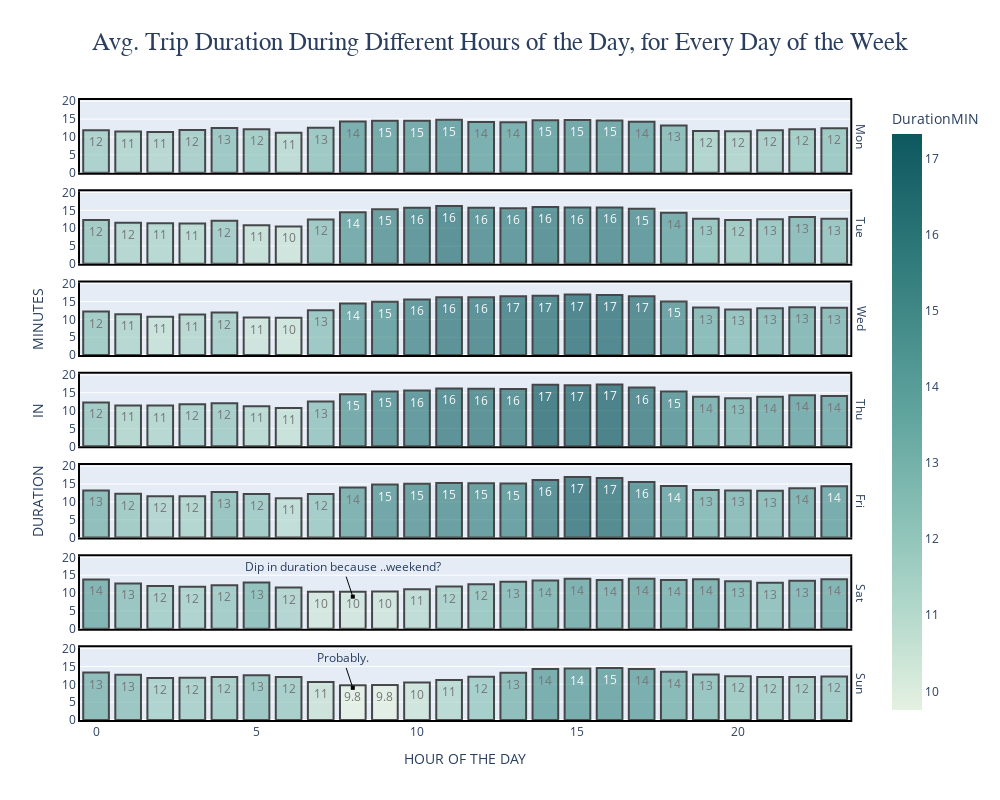

The cell this chart's notebook holds for it:
### Code cell
#hr vs duration weekday 
fig = px.bar(hr_day_dur_df,x='pickuphour',y='DurationMIN',
             facet_row='pickupweekday',color='DurationMIN',
             color_continuous_scale=px.colors.sequential.Mint,
             text='DurationMIN',height =800,width=1000,
             title=dict(text="Avg. Trip Duration During Different Hours of the Day, for Every Day of the Week ",
                        font_family ="Franklin Gothic",
                        font_size=25,
                        x=0.5),
             category_orders=dict(pickupweekday=['Monday','Tuesday','Wednesday',
                                                 'Thursday','Friday',
                                                 'Saturday','Sunday']))


fig.update_xaxes(row =1,title ="HOUR OF THE DAY")


fig.update_yaxes(row =4,title ="IN")
fig.update_yaxes(row =3,title ="DURATION")
fig.update_yaxes(row =5,title ="MINUTES")

fig.update_yaxes(row =2,title ="")
fig.update_yaxes(row =7,title ="")
fig.update_yaxes(row =6,title ="")
fig.update_yaxes(row =1,title ="")


fig.for_each_annotation(lambda x: x.update(text = x.text.split('=')[-1][0:3]))

fig.update_traces(texttemplate='%{text:.2s}', textposition='inside')
fig.update_traces(marker_line_color='black',
                  marker_line_width=2, opacity=0.7)
fig.update_xaxes(showline=True, linewidth=2, linecolor='black', mirror=True)
fig.update_yaxes(showline=True, linewidth=2, linecolor='black', mirror=True)

fig.add_annotation(row=2,col=0, x = 8, y=9, text = 'Dip in duration because ..weekend?',arrowcolor = 'black', arrowhead=7)
fig.add_annotation(row=1,col=0, x = 8, y=9, text = 'Probably.',arrowcolor = 'black', arrowhead=7)

### Figure 1 — Plotly figure (JSON) as saved in the notebook; plotly's stock layout.template omitted (floating-point values rounded to 4 significant figures)
{"data": [{"alignmentgroup": "True", "hovertemplate": "pickupweekday=Monday<br>pickuphour=%{x}<br>DurationMIN=%{marker.color}<extra></extra>", "legendgroup": "", "marker": {"color": [11.86, 11.5, 11.4, 11.91, 12.51, 12.14, 11.15, 12.54, 14.3, 14.57, 14.51, 14.81, 14.22, 14.1, 14.67, 14.73, 14.61, 14.26, 13.2, 11.69, 11.57, 11.9, 12.15, 12.46], "coloraxis": "coloraxis", "line": {"color": "black", "width": 2}}, "name": "", "offsetgroup": "", "opacity": 0.7, "orientation": "v", "showlegend": false, "text": [11.86, 11.5, 11.4, 11.91, 12.51, 12.14, 11.15, 12.54, 14.3, 14.57, 14.51, 14.81, 14.22, 14.1, 14.67, 14.73, 14.61, 14.26, 13.2, 11.69, 11.57, 11.9, 12.15, 12.46], "textposition": "inside", "texttemplate": "%{text:.2s}", "type": "bar", "x": [0, 1, 2, 3, 4, 5, 6, 7, 8, 9, 10, 11, 12, 13, 14, 15, 16, 17, 18, 19, 20, 21, 22, 23], "xaxis": "x7", "y": [11.86, 11.5, 11.4, 11.91, 12.51, 12.14, 11.15, 12.54, 14.3, 14.57, 14.51, 14.81, 14.22, 14.1, 14.67, 14.73, 14.61, 14.26, 13.2, 11.69, 11.57, 11.9, 12.15, 12.46], "yaxis": "y7"}, {"alignmentgroup": "True", "hovertemplate": "pickupweekday=Tuesday<br>pickuphour=%{x}<br>DurationMIN=%{marker.color}<extra></extra>", "legendgroup": "", "marker": {"color": [12.29, 11.51, 11.39, 11.28, 12.1, 10.79, 10.48, 12.43, 14.45, 15.32, 15.71, 16.19, 15.72, 15.57, 15.96, 15.78, 15.8, 15.44, 14.3, 12.64, 12.29, 12.53, 13.13, 12.66], "coloraxis": "coloraxis", "line": {"color": "black", "width": 2}}, "name": "", "offsetgroup": "", "opacity": 0.7, "orientation": "v", "showlegend": false, "text": [12.29, 11.51, 11.39, 11.28, 12.1, 10.79, 10.48, 12.43, 14.45, 15.32, 15.71, 16.19, 15.72, 15.57, 15.96, 15.78, 15.8, 15.44, 14.3, 12.64, 12.29, 12.53, 13.13, 12.66], "textposition": "inside", "texttemplate": "%{text:.2s}", "type": "bar", "x": [0, 1, 2, 3, 4, 5, 6, 7, 8, 9, 10, 11, 12, 13, 14, 15, 16, 17, 18, 19, 20, 21, 22, 23], "xaxis": "x6", "y": [12.29, 11.51, 11.39, 11.28, 12.1, 10.79, 10.48, 12.43, 14.45, 15.32, 15.71, 16.19, 15.72, 15.57, 15.96, 15.78, 15.8, 15.44, 14.3, 12.64, 12.29, 12.53, 13.13, 12.66], "yaxis": "y6"}, {"alignmentgroup": "True", "hovertemplate": "pickupweekday=Wednesday<br>pickuphour=%{x}<br>DurationMIN=%{marker.color}<extra></extra>", "legendgroup": "", "marker": {"color": [12.2, 11.45, 10.76, 11.35, 11.91, 10.52, 10.46, 12.54, 14.42, 14.91, 15.6, 16.21, 16.19, 16.5, 16.61, 16.94, 16.84, 16.51, 15.04, 13.31, 12.77, 13.09, 13.43, 13.25], "coloraxis": "coloraxis", "line": {"color": "black", "width": 2}}, "name": "", "offsetgroup": "", "opacity": 0.7, "orientation": "v", "showlegend": false, "text": [12.2, 11.45, 10.76, 11.35, 11.91, 10.52, 10.46, 12.54, 14.42, 14.91, 15.6, 16.21, 16.19, 16.5, 16.61, 16.94, 16.84, 16.51, 15.04, 13.31, 12.77, 13.09, 13.43, 13.25], "textposition": "inside", "texttemplate": "%{text:.2s}", "type": "bar", "x": [0, 1, 2, 3, 4, 5, 6, 7, 8, 9, 10, 11, 12, 13, 14, 15, 16, 17, 18, 19, 20, 21, 22, 23], "xaxis": "x5", "y": [12.2, 11.45, 10.76, 11.35, 11.91, 10.52, 10.46, 12.54, 14.42, 14.91, 15.6, 16.21, 16.19, 16.5, 16.61, 16.94, 16.84, 16.51, 15.04, 13.31, 12.77, 13.09, 13.43, 13.25], "yaxis": "y5"}, {"alignmentgroup": "True", "hovertemplate": "pickupweekday=Thursday<br>pickuphour=%{x}<br>DurationMIN=%{marker.color}<extra></extra>", "legendgroup": "", "marker": {"color": [12.27, 11.45, 11.43, 11.78, 12.07, 11.26, 10.75, 12.52, 14.55, 15.37, 15.6, 16.2, 16.1, 16.07, 17.28, 17.12, 17.32, 16.45, 15.33, 13.85, 13.44, 13.89, 14.27, 14.1], "coloraxis": "coloraxis", "line": {"color": "black", "width": 2}}, "name": "", "offsetgroup": "", "opacity": 0.7, "orientation": "v", "showlegend": false, "text": [12.27, 11.45, 11.43, 11.78, 12.07, 11.26, 10.75, 12.52, 14.55, 15.37, 15.6, 16.2, 16.1, 16.07, 17.28, 17.12, 17.32, 16.45, 15.33, 13.85, 13.44, 13.89, 14.27, 14.1], "textposition": "inside", "texttemplate": "%{text:.2s}", "type": "bar", "x": [0, 1, 2, 3, 4, 5, 6, 7, 8, 9, 10, 11, 12, 13, 14, 15, 16, 17, 18, 19, 20, 21, 22, 23], "xaxis": "x4", "y": [12.27, 11.45, 11.43, 11.78, 12.07, 11.26, 10.75, 12.52, 14.55, 15.37, 15.6, 16.2, 16.1, 16.07, 17.28, 17.12, 17.32, 16.45, 15.33, 13.85, 13.44, 13.89, 14.27, 14.1], "yaxis": "y4"}, {"alignmentgroup": "True", "hovertemplate": "pickupweekday=Friday<br>pickuphour=%{x}<br>DurationMIN=%{marker.color}<extra></extra>", "legendgroup": "", "marker": {"color": [13.2, 12.29, 11.55, 11.55, 12.79, 12.21, 11.03, 12.21, 13.99, 14.84, 15.05, 15.29, 15.21, 15.12, 16.14, 16.94, 16.68, 15.57, 14.43, 13.29, 13.21, 13.14, 13.84, 14.4], "coloraxis": "coloraxis", "line": {"color": "black", "width": 2}}, "name": "", "offsetgroup": "", "opacity": 0.7, "orientation": "v", "showlegend": false, "text": [13.2, 12.29, 11.55, 11.55, 12.79, 12.21, 11.03, 12.21, 13.99, 14.84, 15.05, 15.29, 15.21, 15.12, 16.14, 16.94, 16.68, 15.57, 14.43, 13.29, 13.21, 13.14, 13.84, 14.4], "textposition": "inside", "texttemplate": "%{text:.2s}", "type": "bar", "x": [0, 1, 2, 3, 4, 5, 6, 7, 8, 9, 10, 11, 12, 13, 14, 15, 16, 17, 18, 19, 20, 21, 22, 23], "xaxis": "x3", "y": [13.2, 12.29, 11.55, 11.55, 12.79, 12.21, 11.03, 12.21, 13.99, 14.84, 15.05, 15.29, 15.21, 15.12, 16.14, 16.94, 16.68, 15.57, 14.43, 13.29, 13.21, 13.14, 13.84, 14.4], "yaxis": "y3"}, {"alignmentgroup": "True", "hovertemplate": "pickupweekday=Saturday<br>pickuphour=%{x}<br>DurationMIN=%{marker.color}<extra></extra>", "legendgroup": "", "marker": {"color": [13.82, 12.71, 12.0, 11.75, 12.22, 12.96, 11.56, 10.34, 10.38, 10.43, 11.06, 11.84, 12.47, 13.15, 13.51, 14.0, 13.64, 14.0, 13.64, 13.84, 13.3, 12.87, 13.48, 13.84], "coloraxis": "coloraxis", "line": {"color": "black", "width": 2}}, "name": "", "offsetgroup": "", "opacity": 0.7, "orientation": "v", "showlegend": false, "text": [13.82, 12.71, 12.0, 11.75, 12.22, 12.96, 11.56, 10.34, 10.38, 10.43, 11.06, 11.84, 12.47, 13.15, 13.51, 14.0, 13.64, 14.0, 13.64, 13.84, 13.3, 12.87, 13.48, 13.84], "textposition": "inside", "texttemplate": "%{text:.2s}", "type": "bar", "x": [0, 1, 2, 3, 4, 5, 6, 7, 8, 9, 10, 11, 12, 13, 14, 15, 16, 17, 18, 19, 20, 21, 22, 23], "xaxis": "x2", "y": [13.82, 12.71, 12.0, 11.75, 12.22, 12.96, 11.56, 10.34, 10.38, 10.43, 11.06, 11.84, 12.47, 13.15, 13.51, 14.0, 13.64, 14.0, 13.64, 13.84, 13.3, 12.87, 13.48, 13.84], "yaxis": "y2"}, {"alignmentgroup": "True", "hovertemplate": "pickupweekday=Sunday<br>pickuphour=%{x}<br>DurationMIN=%{marker.color}<extra></extra>", "legendgroup": "", "marker": {"color": [13.27, 12.65, 11.78, 11.82, 12.01, 12.55, 12.01, 10.63, 9.755, 9.819, 10.49, 11.22, 12.13, 13.21, 14.32, 14.42, 14.56, 14.29, 13.51, 12.77, 12.27, 12.05, 12.08, 12.21], "coloraxis": "coloraxis", "line": {"color": "black", "width": 2}}, "name": "", "offsetgroup": "", "opacity": 0.7, "orientation": "v", "showlegend": false, "text": [13.27, 12.65, 11.78, 11.82, 12.01, 12.55, 12.01, 10.63, 9.755, 9.819, 10.49, 11.22, 12.13, 13.21, 14.32, 14.42, 14.56, 14.29, 13.51, 12.77, 12.27, 12.05, 12.08, 12.21], "textposition": "inside", "texttemplate": "%{text:.2s}", "type": "bar", "x": [0, 1, 2, 3, 4, 5, 6, 7, 8, 9, 10, 11, 12, 13, 14, 15, 16, 17, 18, 19, 20, 21, 22, 23], "xaxis": "x", "y": [13.27, 12.65, 11.78, 11.82, 12.01, 12.55, 12.01, 10.63, 9.755, 9.819, 10.49, 11.22, 12.13, 13.21, 14.32, 14.42, 14.56, 14.29, 13.51, 12.77, 12.27, 12.05, 12.08, 12.21], "yaxis": "y"}], "layout": {"annotations": [{"showarrow": false, "text": "Sun", "textangle": 90, "x": 0.98, "xanchor": "left", "xref": "paper", "y": 0.05857, "yanchor": "middle", "yref": "paper"}, {"showarrow": false, "text": "Sat", "textangle": 90, "x": 0.98, "xanchor": "left", "xref": "paper", "y": 0.2057, "yanchor": "middle", "yref": "paper"}, {"showarrow": false, "text": "Fri", "textangle": 90, "x": 0.98, "xanchor": "left", "xref": "paper", "y": 0.3529, "yanchor": "middle", "yref": "paper"}, {"showarrow": false, "text": "Thu", "textangle": 90, "x": 0.98, "xanchor": "left", "xref": "paper", "y": 0.5, "yanchor": "middle", "yref": "paper"}, {"showarrow": false, "text": "Wed", "textangle": 90, "x": 0.98, "xanchor": "left", "xref": "paper", "y": 0.6471, "yanchor": "middle", "yref": "paper"}, {"showarrow": false, "text": "Tue", "textangle": 90, "x": 0.98, "xanchor": "left", "xref": "paper", "y": 0.7943, "yanchor": "middle", "yref": "paper"}, {"showarrow": false, "text": "Mon", "textangle": 90, "x": 0.98, "xanchor": "left", "xref": "paper", "y": 0.9414, "yanchor": "middle", "yref": "paper"}, {"arrowcolor": "black", "arrowhead": 7, "text": "Dip in duration because ..weekend?", "x": 8, "xref": "x2", "y": 9, "yref": "y2"}, {"arrowcolor": "black", "arrowhead": 7, "text": "Probably.", "x": 8, "xref": "x", "y": 9, "yref": "y"}], "barmode": "relative", "coloraxis": {"colorbar": {"title": {"text": "DurationMIN"}}, "colorscale": [[0, "rgb(228, 241, 225)"], [0.1667, "rgb(180, 217, 204)"], [0.3333, "rgb(137, 192, 182)"], [0.5, "rgb(99, 166, 160)"], [0.6667, "rgb(68, 140, 138)"], [0.8333, "rgb(40, 114, 116)"], [1, "rgb(13, 88, 95)"]]}, "height": 800, "legend": {"tracegroupgap": 0}, "title": {"font": {"family": "Franklin Gothic", "size": 25}, "text": "Avg. Trip Duration During Different Hours of the Day, for Every Day of the Week ", "x": 0.5}, "width": 1000, "xaxis": {"anchor": "y", "domain": [0, 0.98], "linecolor": "black", "linewidth": 2, "mirror": true, "showline": true, "title": {"text": "HOUR OF THE DAY"}}, "xaxis2": {"anchor": "y2", "domain": [0, 0.98], "linecolor": "black", "linewidth": 2, "matches": "x", "mirror": true, "showline": true, "showticklabels": false}, "xaxis3": {"anchor": "y3", "domain": [0, 0.98], "linecolor": "black", "linewidth": 2, "matches": "x", "mirror": true, "showline": true, "showticklabels": false}, "xaxis4": {"anchor": "y4", "domain": [0, 0.98], "linecolor": "black", "linewidth": 2, "matches": "x", "mirror": true, "showline": true, "showticklabels": false}, "xaxis5": {"anchor": "y5", "domain": [0, 0.98], "linecolor": "black", "linewidth": 2, "matches": "x", "mirror": true, "showline": true, "showticklabels": false}, "xaxis6": {"anchor": "y6", "domain": [0, 0.98], "linecolor": "black", "linewidth": 2, "matches": "x", "mirror": true, "showline": true, "showticklabels": false}, "xaxis7": {"anchor": "y7", "domain": [0, 0.98], "linecolor": "black", "linewidth": 2, "matches": "x", "mirror": true, "showline": true, "showticklabels": false}, "yaxis": {"anchor": "x", "domain": [0, 0.1171], "linecolor": "black", "linewidth": 2, "mirror": true, "showline": true, "title": {"text": ""}}, "yaxis2": {"anchor": "x2", "domain": [0.1471, 0.2643], "linecolor": "black", "linewidth": 2, "matches": "y", "mirror": true, "showline": true, "title": {"text": ""}}, "yaxis3": {"anchor": "x3", "domain": [0.2943, 0.4114], "linecolor": "black", "linewidth": 2, "matches": "y", "mirror": true, "showline": true, "title": {"text": "DURATION"}}, "yaxis4": {"anchor": "x4", "domain": [0.4414, 0.5586], "linecolor": "black", "linewidth": 2, "matches": "y", "mirror": true, "showline": true, "title": {"text": "IN"}}, "yaxis5": {"anchor": "x5", "domain": [0.5886, 0.7057], "linecolor": "black", "linewidth": 2, "matches": "y", "mirror": true, "showline": true, "title": {"text": "MINUTES"}}, "yaxis6": {"anchor": "x6", "domain": [0.7357, 0.8529], "linecolor": "black", "linewidth": 2, "matches": "y", "mirror": true, "showline": true, "title": {"text": ""}}, "yaxis7": {"anchor": "x7", "domain": [0.8829, 1.0], "linecolor": "black", "linewidth": 2, "matches": "y", "mirror": true, "showline": true, "title": {"text": ""}}}}
